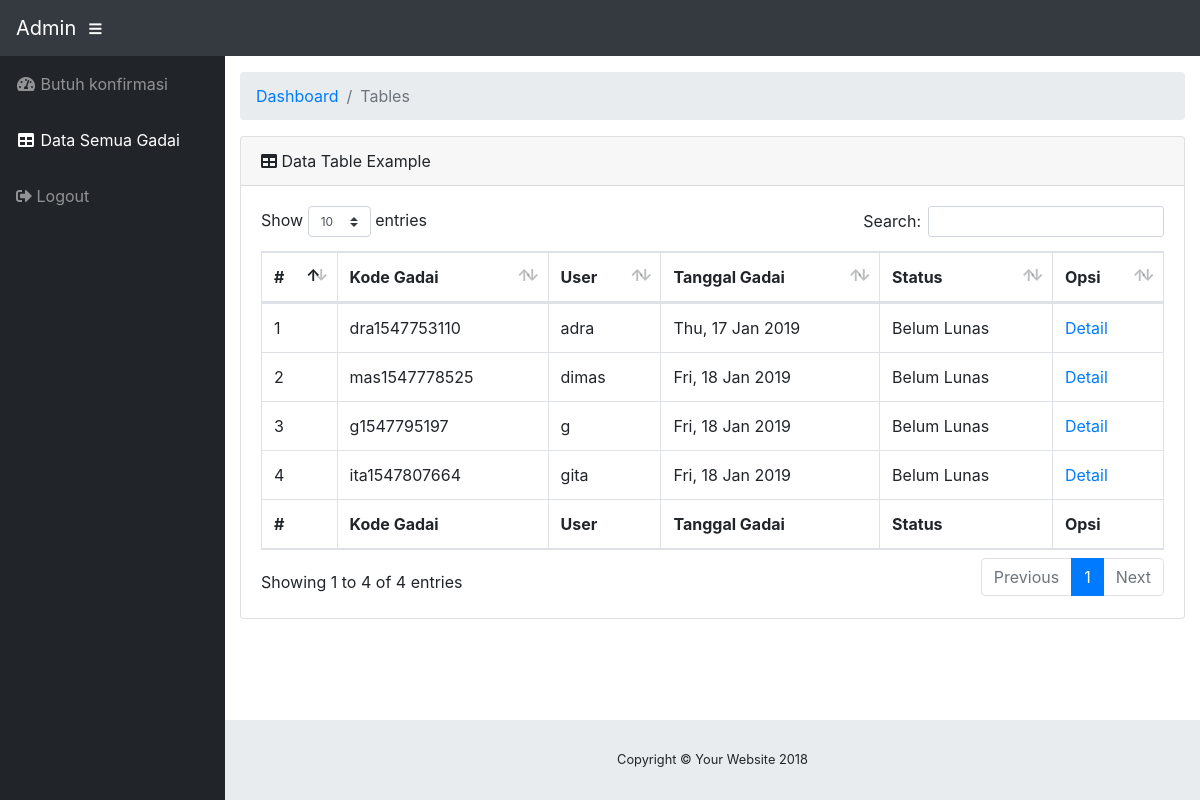
Screenshot of /aplikasi/admin/tables.php with the database file from the repository.
### tables this page shows
CREATE TABLE `tb_gadai` (
  `id` int(11) NOT NULL,
  `kode_gadai` varchar(50) NOT NULL,
  `kode_barang` int(11) NOT NULL,
  `merk` varchar(50) NOT NULL,
  `tipe` varchar(50) NOT NULL,
  `kondisi` varchar(50) NOT NULL,
  `thn_keluaran` varchar(10) NOT NULL,
  `bunga` float NOT NULL,
  `lama_angsur` int(11) NOT NULL,
  `biaya_angsur` bigint(20) NOT NULL,
  `username` varchar(50) NOT NULL,
  `tanggal_gadai` date NOT NULL,
  `status_lunas` int(11) NOT NULL
);

### aplikasi/admin/tables.php (the view, shortened to what this page needs)
<?php
  include "../config/connection.php";
?>
<!DOCTYPE html>
<html lang="en">
  <head>
    <link href="vendor/bootstrap/css/bootstrap.min.css" rel="stylesheet">
    <link href="vendor/fontawesome-free/css/all.min.css" rel="stylesheet" type="text/css">
    <link href="vendor/datatables/dataTables.bootstrap4.css" rel="stylesheet">
    <link href="css/sb-admin.css" rel="stylesheet">
  </head>
  <body id="page-top">
    <nav class="navbar navbar-expand navbar-dark bg-dark static-top">
      <a class="navbar-brand mr-1" href="index.html">Admin</a>
      <button class="btn btn-link btn-sm text-white order-1 order-sm-0" id="sidebarToggle" href="#">
        <i class="fas fa-bars"></i>
      </button>
    </nav>
    <div id="wrapper">
      <ul class="sidebar navbar-nav">
        <li class="nav-item">
          <a class="nav-link" href="index.php">
            <i class="fas fa-fw fa-tachometer-alt"></i>
            <span>Butuh konfirmasi</span>
          </a>
        </li>
        <li class="nav-item active">
          <a class="nav-link" href="tables.php">
            <i class="fas fa-fw fa-table"></i>
            <span>Data Semua Gadai</span></a>
        </li>
        <li class="nav-item">
            <a class="nav-link" href="#" data-toggle="modal" data-target="#logoutModal">
                <i class="fas fa-sign-out-alt"></i>
                <span>Logout</span>
            </a>
        </li>
      </ul>
      <div id="content-wrapper">
        <div class="container-fluid">
          <ol class="breadcrumb">
            <li class="breadcrumb-item">
              <a href="#">Dashboard</a>
            </li>
            <li class="breadcrumb-item active">Tables</li>
          </ol>
          <div class="card mb-3">
            <div class="card-header">
              <i class="fas fa-table"></i>
              Data Table Example</div>
            <div class="card-body">
              <div class="table-responsive">
                <table class="table table-bordered" id="dataTable" width="100%" cellspacing="0">
                  <thead>
                    <tr>
                      <th>#</th>
                      <th>Kode Gadai</th>
                      <th>User</th>
                      <th>Tanggal Gadai</th>
                      <th>Status</th>
                      <th>Opsi</th>
                    </tr>
                  </thead>
                  <tfoot>
                  <tr>
                      <th>#</th>
                      <th>Kode Gadai</th>
                      <th>User</th>
                      <th>Tanggal Gadai</th>
                      <th>Status</th>
                      <th>Opsi</th>
                    </tr>
                  </tfoot>
                  <tbody>
                    <?php
                      $get_data = "SELECT * FROM tb_gadai";
                      $query_data = mysqli_query($conn,$get_data);
                      $no = 1;
                      if (mysqli_num_rows($query_data) > 0) {
                        while ($dt = mysqli_fetch_assoc($query_data)) {
                          $tanggal_gadai = $dt['tanggal_gadai'];
                          $tanggal_fix = new DateTime($tanggal_gadai);
                      ?>
                        <tr>
                          <td><?php echo $no ?></td>
                          <td><?php echo $dt['kode_gadai'] ?></td>
                          <td><?php echo $dt['username'] ?></td>
                          <td><?php echo $tanggal_fix->format('D, d M Y') ?></td>
                          <td>
                            <?php
                              if ($dt['status_lunas'] == 1) {
                                echo "Lunas";
                              }else{
                                echo "Belum Lunas";
                              }
                            ?>
                          </td>
                          <td><a href="detail.php?kode=<?php echo $dt['kode_gadai'] ?>">Detail</a></td>
                        </tr>
                      <?php
                        $no++;
                        }
                      }
                    ?>
                  </tbody>
                </table>
              </div>
            </div>
          </div>
        </div>
        <footer class="sticky-footer">
          <div class="container my-auto">
            <div class="copyright text-center my-auto">
              <span>Copyright © Your Website 2018</span>
            </div>
          </div>
        </footer>
      </div>
    </div>
  </body>
</html>

### aplikasi/admin/css/sb-admin.css (style rules this page uses)
html { position: relative; min-height: 100%; }
body { height: 100%; }
#wrapper { display: -webkit-box; display: -ms-flexbox; display: flex; }
#wrapper #content-wrapper { overflow-x: hidden; width: 100%; padding-top: 1rem; padding-bottom: 80px; }
.navbar-nav .nav-item.active .nav-link { color: #fff; }
.sidebar { width: 90px !important; background-color: #212529; min-height: calc(100vh - 56px); }
.sidebar .nav-item:last-child { margin-bottom: 1rem; }
.sidebar .nav-item .nav-link { text-align: center; padding: 0.75rem 1rem; width: 90px; }
.sidebar .nav-item .nav-link span { font-size: 0.65rem; display: block; }
.sidebar .nav-item .nav-link { color: rgba(255, 255, 255, 0.5); }
@media (min-width: 768px) { .sidebar { width: 225px !important; } }
@media (min-width: 768px) { .sidebar .nav-item .nav-link { display: block; width: 100%; text-align: left; padding: 1rem; width: 225px; } }
@media (min-width: 768px) { .sidebar .nav-item .nav-link span { font-size: 1rem; display: inline; } }
:root { --input-padding-x: 0.75rem; --input-padding-y: 0.75rem; }
footer.sticky-footer { display: -webkit-box; display: -ms-flexbox; display: flex; position: absolute; right: 0; bottom: 0; width: calc(100% - 90px); height: 80px; background-color: #e9ecef; }
footer.sticky-footer .copyright { line-height: 1; font-size: 0.8rem; }
@media (min-width: 768px) { footer.sticky-footer { width: calc(100% - 225px); } }

### rows the page displays
tb_gadai: kode_gadai "dra1547753110", username "adra", tanggal_gadai "Thu, 17 Jan 2019", status_lunas "Belum Lunas"
tb_gadai: kode_gadai "mas1547778525", username "dimas", tanggal_gadai "Fri, 18 Jan 2019", status_lunas "Belum Lunas"
tb_gadai: kode_gadai "g1547795197", username "g", tanggal_gadai "Fri, 18 Jan 2019", status_lunas "Belum Lunas"
tb_gadai: kode_gadai "ita1547807664", username "gita", tanggal_gadai "Fri, 18 Jan 2019", status_lunas "Belum Lunas"
